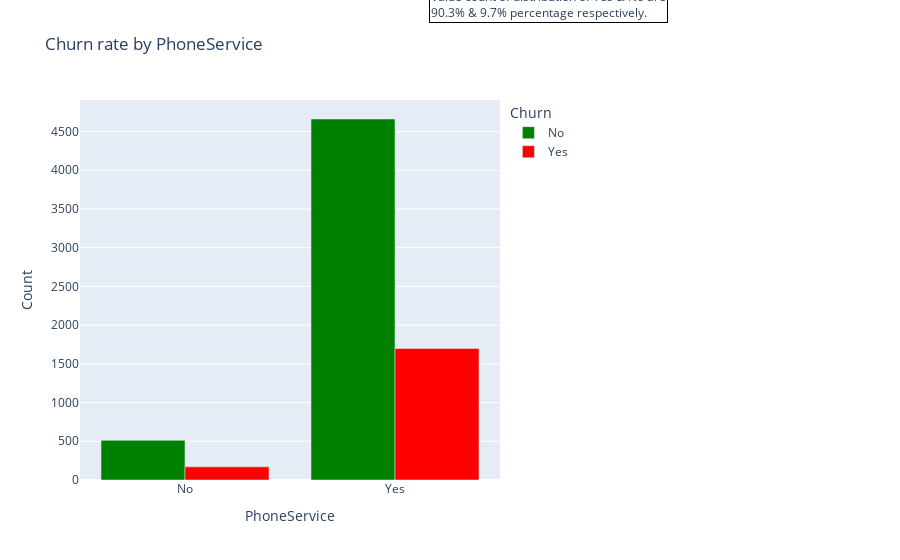
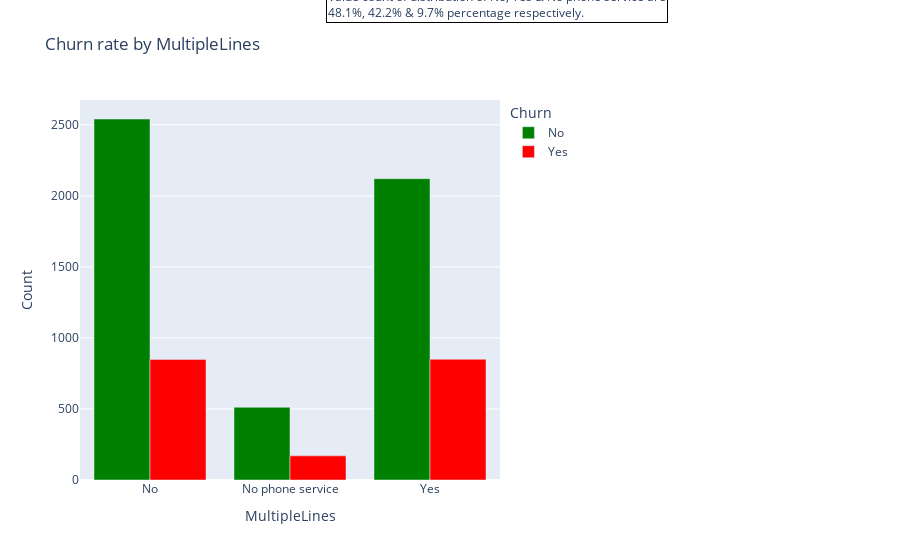
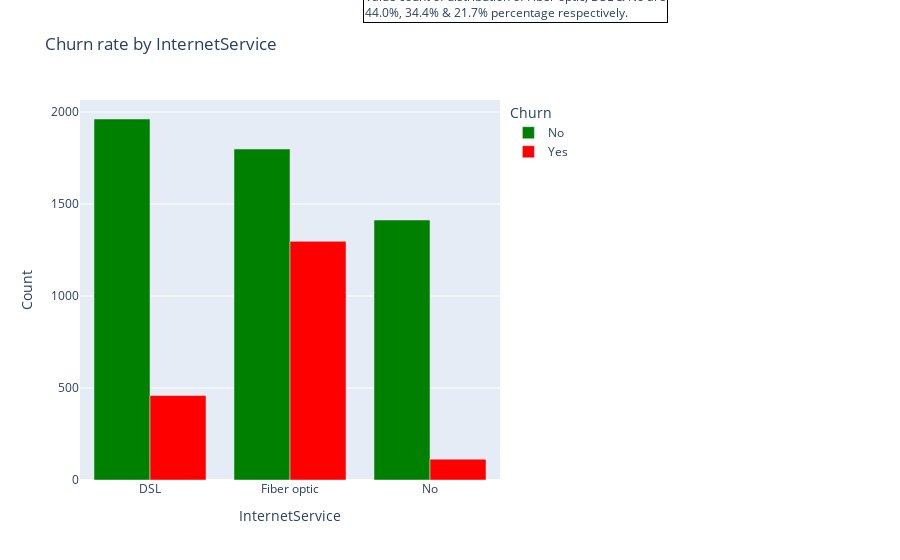

Notebook source saved alongside these figures, in order:
### Markdown cell above
#### Demographic analysis insight: Gender and partner are evenly distributed with approximate percentage values. The difference in churn is slightly higher in females, but the small difference can be ignored. There’s a higher proportion of churn in younger customers (SeniorCitizen = No), customers with no partners, and customers with no dependents. The demographic section of data highlights on-senior citizens with no partners and dependents as a particular segment of customers likely to churn.

## explore the services that each customer has signed up for.

### Code cell
bar('PhoneService')
bar('MultipleLines')
bar('InternetService')
bar('OnlineSecurity')
bar('OnlineBackup')
bar('DeviceProtection')
bar('TechSupport')
bar('StreamingTV')
bar('StreamingMovies')

### Figure 1 — Plotly figure (JSON) as saved in the notebook; plotly's stock layout.template omitted (floating-point values rounded to 4 significant figures)
{"data": [{"alignmentgroup": "True", "hovertemplate": "Churn=No<br>PhoneService=%{x}<br>Count=%{y}<extra></extra>", "legendgroup": "No", "marker": {"color": "green", "pattern": {"shape": ""}}, "name": "No", "offsetgroup": "No", "orientation": "v", "showlegend": true, "textposition": "auto", "type": "bar", "x": ["No", "Yes"], "xaxis": "x", "y": [512, 4662], "yaxis": "y"}, {"alignmentgroup": "True", "hovertemplate": "Churn=Yes<br>PhoneService=%{x}<br>Count=%{y}<extra></extra>", "legendgroup": "Yes", "marker": {"color": "red", "pattern": {"shape": ""}}, "name": "Yes", "offsetgroup": "Yes", "orientation": "v", "showlegend": true, "textposition": "auto", "type": "bar", "x": ["No", "Yes"], "xaxis": "x", "y": [170, 1699], "yaxis": "y"}], "layout": {"annotations": [{"align": "left", "bordercolor": "black", "borderwidth": 1, "showarrow": false, "text": "Value count of distribution of Yes & No are<br>90.3% & 9.7% percentage respectively.", "x": 1.4, "xref": "paper", "y": 1.3, "yref": "paper"}], "barmode": "group", "legend": {"title": {"text": "Churn"}, "tracegroupgap": 0}, "margin": {"r": 400}, "title": {"text": "Churn rate by PhoneService"}, "xaxis": {"anchor": "y", "domain": [0, 1], "title": {"text": "PhoneService"}}, "yaxis": {"anchor": "x", "domain": [0, 1], "title": {"text": "Count"}}}}

### Figure 2 — Plotly figure (JSON) as saved in the notebook; plotly's stock layout.template omitted (floating-point values rounded to 4 significant figures)
{"data": [{"alignmentgroup": "True", "hovertemplate": "Churn=No<br>MultipleLines=%{x}<br>Count=%{y}<extra></extra>", "legendgroup": "No", "marker": {"color": "green", "pattern": {"shape": ""}}, "name": "No", "offsetgroup": "No", "orientation": "v", "showlegend": true, "textposition": "auto", "type": "bar", "x": ["No", "No phone service", "Yes"], "xaxis": "x", "y": [2541, 512, 2121], "yaxis": "y"}, {"alignmentgroup": "True", "hovertemplate": "Churn=Yes<br>MultipleLines=%{x}<br>Count=%{y}<extra></extra>", "legendgroup": "Yes", "marker": {"color": "red", "pattern": {"shape": ""}}, "name": "Yes", "offsetgroup": "Yes", "orientation": "v", "showlegend": true, "textposition": "auto", "type": "bar", "x": ["No", "No phone service", "Yes"], "xaxis": "x", "y": [849, 170, 850], "yaxis": "y"}], "layout": {"annotations": [{"align": "left", "bordercolor": "black", "borderwidth": 1, "showarrow": false, "text": "Value count of distribution of No, Yes & No phone service are<br>48.1%, 42.2% & 9.7% percentage respectively.", "x": 1.4, "xref": "paper", "y": 1.3, "yref": "paper"}], "barmode": "group", "legend": {"title": {"text": "Churn"}, "tracegroupgap": 0}, "margin": {"r": 400}, "title": {"text": "Churn rate by MultipleLines"}, "xaxis": {"anchor": "y", "domain": [0, 1], "title": {"text": "MultipleLines"}}, "yaxis": {"anchor": "x", "domain": [0, 1], "title": {"text": "Count"}}}}

### Figure 3 — Plotly figure (JSON) as saved in the notebook; plotly's stock layout.template omitted (floating-point values rounded to 4 significant figures)
{"data": [{"alignmentgroup": "True", "hovertemplate": "Churn=No<br>InternetService=%{x}<br>Count=%{y}<extra></extra>", "legendgroup": "No", "marker": {"color": "green", "pattern": {"shape": ""}}, "name": "No", "offsetgroup": "No", "orientation": "v", "showlegend": true, "textposition": "auto", "type": "bar", "x": ["DSL", "Fiber optic", "No"], "xaxis": "x", "y": [1962, 1799, 1413], "yaxis": "y"}, {"alignmentgroup": "True", "hovertemplate": "Churn=Yes<br>InternetService=%{x}<br>Count=%{y}<extra></extra>", "legendgroup": "Yes", "marker": {"color": "red", "pattern": {"shape": ""}}, "name": "Yes", "offsetgroup": "Yes", "orientation": "v", "showlegend": true, "textposition": "auto", "type": "bar", "x": ["DSL", "Fiber optic", "No"], "xaxis": "x", "y": [459, 1297, 113], "yaxis": "y"}], "layout": {"annotations": [{"align": "left", "bordercolor": "black", "borderwidth": 1, "showarrow": false, "text": "Value count of distribution of Fiber optic, DSL & No are<br>44.0%, 34.4% & 21.7% percentage respectively.", "x": 1.4, "xref": "paper", "y": 1.3, "yref": "paper"}], "barmode": "group", "legend": {"title": {"text": "Churn"}, "tracegroupgap": 0}, "margin": {"r": 400}, "title": {"text": "Churn rate by InternetService"}, "xaxis": {"anchor": "y", "domain": [0, 1], "title": {"text": "InternetService"}}, "yaxis": {"anchor": "x", "domain": [0, 1], "title": {"text": "Count"}}}}
